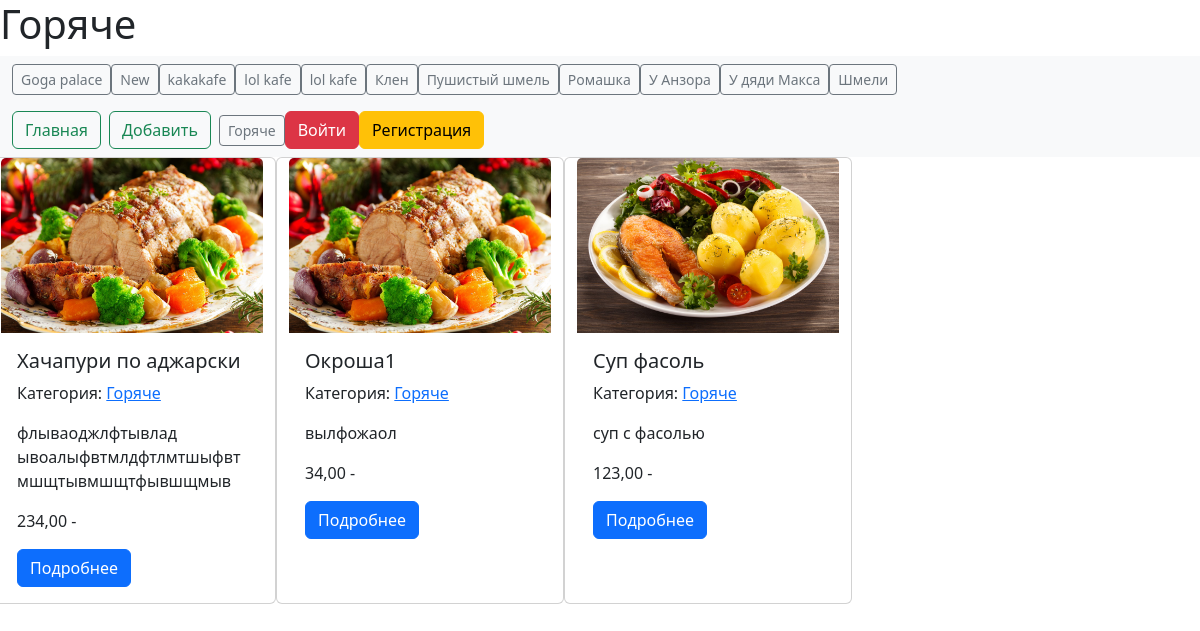
Page /category/1/ on the committed database.
### dishlist/models.py (models this page shows, shortened)
class Place(models.Model):
    title_place = models.CharField(max_length=150, db_index=True, verbose_name='Заведение')
    author = models.ForeignKey(get_user_model(), on_delete=models.SET_NULL, related_name='place_author', null=True,
                               default=None)
    place_info = models.OneToOneField('PlaceInfo', on_delete=models.SET_NULL, null=True, blank=True, related_name='place_info_reverse')
    def get_absolute_url(self):
        return reverse('dashboard_menu', kwargs={"place_id": self.pk})
    class Meta:
        verbose_name = 'Заведение'
        verbose_name_plural = 'Заведения'
        ordering = ['title_place']

class Dishes(models.Model):
    title = models.CharField(max_length=50, verbose_name='Название')
    content = models.TextField(blank=True)
    photo = models.ImageField(blank=True, upload_to='photos/%Y/%m/%d/')
    price = models.DecimalField(max_digits=6, decimal_places=2, blank=True, verbose_name='Цена')
    is_public = models.BooleanField(default=True)
    update_at = models.DateTimeField(auto_now=True)
    category = models.ForeignKey('Category', on_delete=models.PROTECT, verbose_name="Категория")
    place = models.ForeignKey('Place', on_delete=models.PROTECT, verbose_name="Заведение")
    author = models.ForeignKey(get_user_model(), on_delete=models.SET_NULL, related_name='dish_author', null=True, default=None)
    def get_absolute_url(self):
        return reverse('view_dishes', kwargs={"pk": self.pk})
    class Meta:
        verbose_name = 'Блюдо'
        verbose_name_plural = 'Блюда'
        ordering = ['category']

class Category(models.Model):
    title = models.CharField(max_length=150, db_index=True, verbose_name='Категории')
    place = models.ForeignKey('Place', on_delete=models.PROTECT, null=True, default=None,
                              verbose_name="Заведение")
    def get_absolute_url(self):
        return reverse('category', kwargs={"category_id": self.pk})
    def __str__(self):
        return self.title
    class Mete:
        verbose_name = 'Категории'
        verbose_name_plural = 'Категория'
        ordering = ['title']

### dishlist/views.py (the view)
# urls.py: path('category/<int:category_id>/', views.DishesByCategorys.as_view(), name='category'),
class DishesByCategorys(ListView):
    model = Dishes
    def get_queryset(self):
        return Dishes.objects.filter(category_id=self.kwargs['category_id'],
                                     is_public=True)
    def get_context_data(self, *, object_list=None, **kwargs):
        context = super().get_context_data(**kwargs)
        context['title'] = Category.objects.get(pk=self.kwargs['category_id'])
        return context

### dishlist/templatetags/dish_tags.py (called while the page is built)
@register.simple_tag()
def get_categories():
    return Category.objects.all()

@register.simple_tag()
def get_places():
    return Place.objects.all()

@register.inclusion_tag('dishlist/list_places.html')
def show_places():
    place = Place.objects.all()
    return {"place": place}

### dishlist/templates/dishlist/dishes_list.html (shortened to what this page needs)
{% extends 'base.html' %}
{%block h1 %}<h1>{{ title }}</h1>{% endblock %}
{% block content %}
<div class="conteiner">
      <div class="row">
          {% for item in object_list %}
<div class="card" style="width: 18rem;">
  {% if item.photo %}
    <img src="{{ item.photo.url }}" class="card-img-top" alt="...">
  {% else %}
    <img src="https://attuale.ru/wp-content/uploads/2018/02/021.jpg" class="card-img-top" alt="...">
  {% endif %}
  <div class="card-body">
    <h5 class="card-title">{{ item.title }}</h5>
      <p class="card-text">Категория: <a href="{{ item.category.get_absolute_url }}">{{ item.category }}</a></p>
      <p class="card-text">{{ item.content }}</p>
      <p class="card-text">{{ item.price }} - </p>
    <a href="{{ item.get_absolute_url }}" class="btn btn-primary">Подробнее</a>
  </div>
</div>
          {% endfor %}
      </div>
  </div>
{% endblock %}

### dishlist/templates/dishlist/list_places.html
<nav class="navbar bg-body-tertiary">
  <form class="container-fluid justify-content-start">
    {% for item in place %}
    <button class="btn btn-sm btn-outline-secondary" type="button">
      <a class="nav-link active" aria-current="page" href="{{ item.get_absolute_url }}">{{ item.title_place }}</a>
    </button>
    {% endfor %}
  </form>
</nav>

### templates/inc/_nav.html (shortened to what this page needs)
{% load dish_tags %}
<nav class="navbar bg-body-tertiary">
  <form class="container-fluid justify-content-start">
    <button class="btn btn-outline-success me-2" type="button">
      <a class="nav-link active" aria-current="page" href="{% url 'home' %}">Главная</a>
    </button>
    <button class="btn btn-outline-success me-2" type="button">
      <a class="nav-link active" aria-current="page" href="{% url 'add_dishes_place' %}">Добавить</a>
    </button>
    {% for item in object_list %}
      {% ifchanged item.category %}
    <button class="btn btn-sm btn-outline-secondary" type="button">
      <a class="nav-link active" aria-current="page" href="{{ item.get_absolute_url }}">{{ item.category }}</a>
    </button>
    {% endifchanged %}
    {% endfor %}
    {% if user.is_authenticated %}
    <li class="last">{{user.username}}</li><button class="btn btn-info" type="button">
      <a class="nav-link active" aria-current="page" href="{% url 'users:logout' %}">Выйти</a>
    </button>
    {% else %}
    <button class="btn btn-danger" type="button">
      <a class="nav-link active" aria-current="page" href="{% url 'users:login' %}">Войти</a>
    </button>
    <button class="btn btn-warning" type="button">
      <a class="nav-link active" aria-current="page" href="{% url 'users:register' %}">Регистрация</a>
    </button>
    {% endif %}
  </form>
</nav>

### rows in the picture
Place: title_place "Goga palace"
Place: title_place "New"
Place: title_place "kakakafe"
Place: title_place "lol kafe"
Place: title_place "lol kafe"
Place: title_place "Клен"
Place: title_place "Пушистый шмель"
Place: title_place "Ромашка"
Place: title_place "У Анзора"
Place: title_place "У дяди Макса"
Place: title_place "Шмели"
Dishes: category "Горяче", photo (picture), title "Хачапури по аджарски", content "флываоджлфтывлад ывоалыфвтмлдфтлмтшыфвтмшщтывмшщтфывшщмыв", price "234,00"
Dishes: photo (picture), title "Окроша1", category "Горяче", content "вылфожаол", price "34,00"
Dishes: photo (picture), title "Суп фасоль", category "Горяче", content "суп с фасолью", price "123,00"
